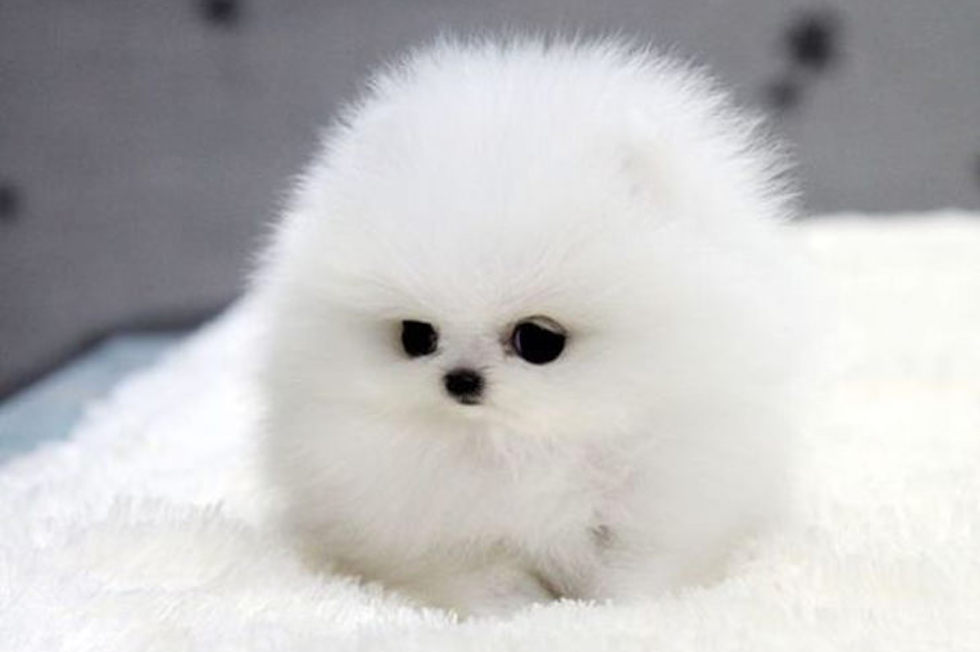
#> input picture images/puppy.jpg, 980 x 652 px
$ jupyter execute week_10.ipynb
#> lines starting #> are read from the running program, lines starting #| are printed output that depends on the picture
### AML Week 10: Linear Algebra with NumPy

[cell 1]
import numpy as np
import matplotlib.pyplot as plt

[cell 2]
pup = plt.imread('images/puppy.jpg', format = 'grayscale')
#> pup is the input picture: shape (652, 980, 3); mean R, G, B 193.3, 192.5, 192.9

[cell 3]
def rgb2gray(rgb):
    return np.dot(rgb[...,:3], [0.2989, 0.5870, 0.1140])

[cell 4]
pup2 = rgb2gray(pup)

[cell 5]
pup2.shape
#> Out = (652, 980)

[cell 6]
puppers = pup2[0:600, 200:800]
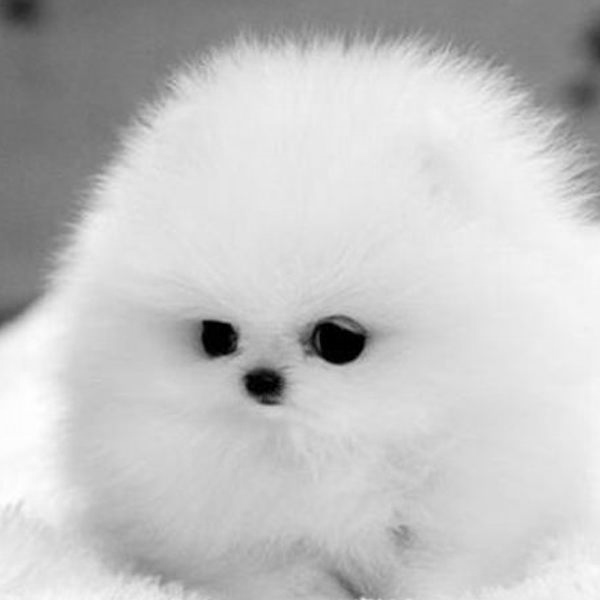
#> puppers: shape (600, 600) float64; min 0, max 255, mean 196
plt.imshow(puppers)

[cell 7]
u, s, vt = np.linalg.svd(puppers)
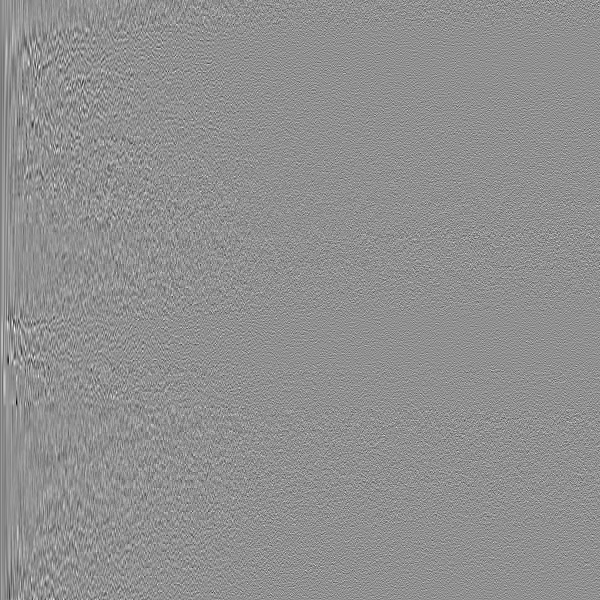
#> u: shape (600, 600) float64; min -0.329, max 0.252, mean -5e-05; drawn with min black and max white
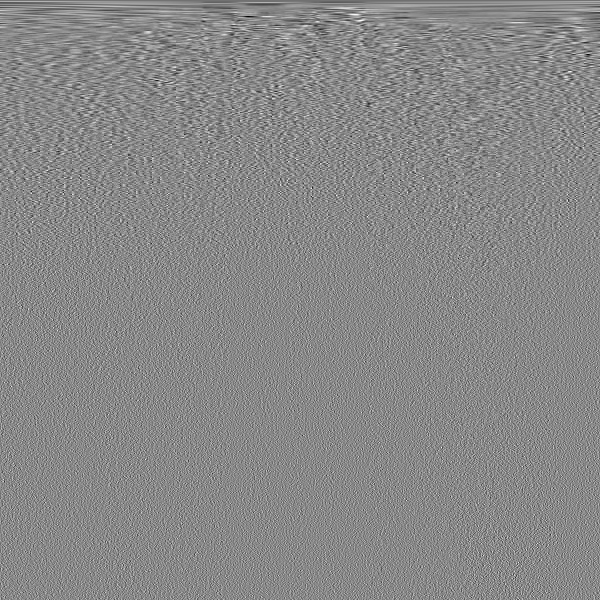
#> vt: shape (600, 600) float64; min -0.243, max 0.21, mean -7e-05; drawn with min black and max white
#> s = 600 values, max 118766.6 at index 0, min 0.00733 at index 599, mean 323.9

[cell 8]
s.shape
#> Out = (600,)

[cell 9]
sing_mat = np.diag(s)

[cell 10]
u.shape
#> Out = (600, 600)

[cell 11]
sing_mat.shape
#> Out = (600, 600)

[cell 12]
vt.shape
#> Out = (600, 600)

[cell 13]
sing_mat[:, 50:] = 0
#> sing_mat: shape (600, 600) float64; min 0, max 118766.6, mean 0.5

approx_pup = u @ sing_mat @ vt

plt.imshow(approx_pup)

[cell 14]
def svd_pup(n):
    sing_mat[:, n:] = 0

    approx_pup = u @ sing_mat @ vt

    return approx_pup

[cell 15]
sing_mat.shape
#> Out = (600, 600)

[cell 16]
fig, axs = plt.subplots(2, 5, figsize = (15, 8))
svs = 10
for i in range(2):
    for j in range(5):
        axs[i, j].imshow(svd_pup(svs))
        axs[i, j].set_title(f'Singular Vals: {svs}')
        svs -= 1
        axs[i, j].axis('off')
#> this loop made 2 passes
#> pass 1, in svd_pup (call 2), `approx_pup = u @ sing_mat @ vt`:
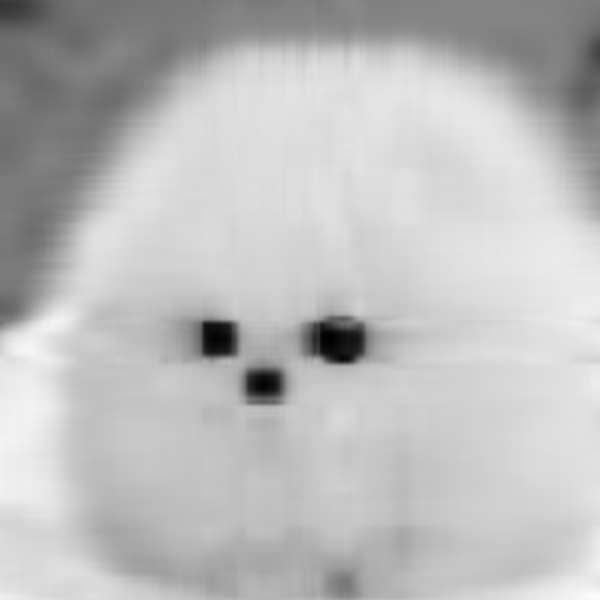
#> approx_pup: shape (600, 600) float64; min -16.38, max 269.9, mean 196; drawn with min black and max white
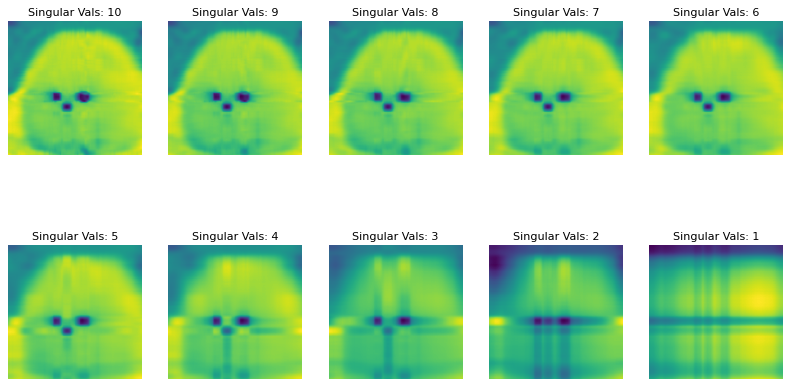
#> figure drawn by matplotlib, 10 panels

$ run again, with images/riot.jpg copied over images/puppy.jpg
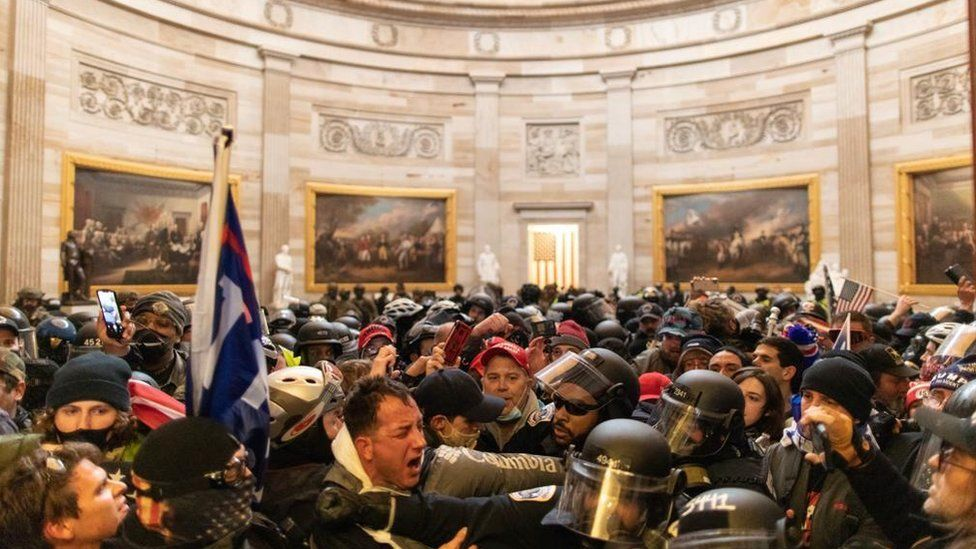
#> input picture images/riot.jpg, 976 x 549 px
#> pup is the input picture: shape (549, 976, 3); mean R, G, B 146.8, 122.6, 102.4
#> `puppers = pup2[0:600, 200:800]`:
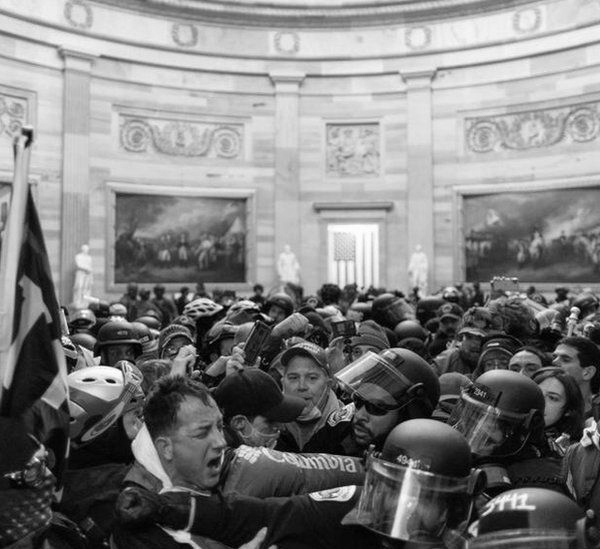
#> puppers: shape (549, 600) float64; min 0, max 255, mean 127.3
#> `u, s, vt = np.linalg.svd(puppers)`:
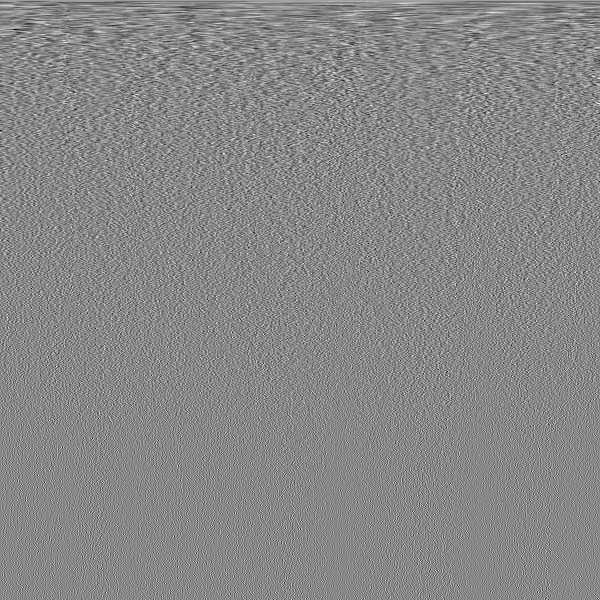
#> vt: shape (600, 600) float64; min -0.225, max 0.198, mean 6.38e-05; drawn with min black and max white
#> s = 549 values, max 80997.2 at index 0, min 0.797 at index 548, mean 537.3
